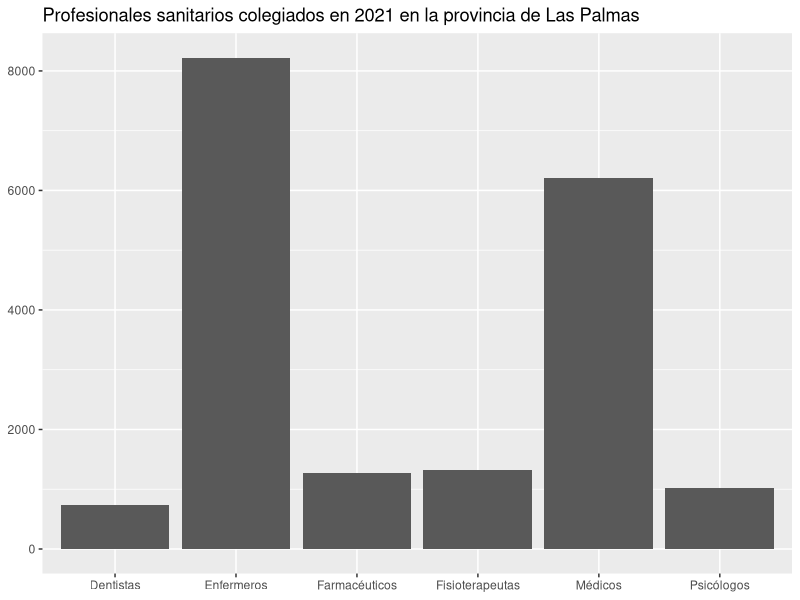
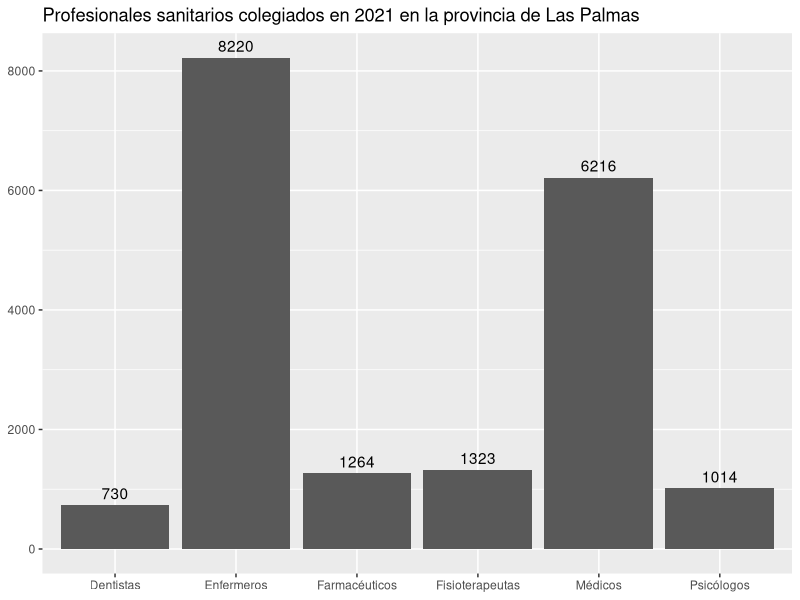
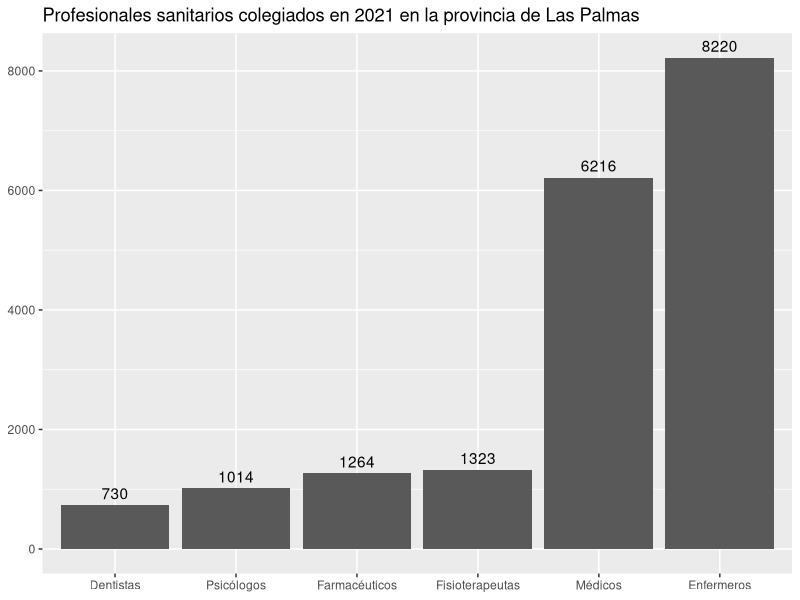
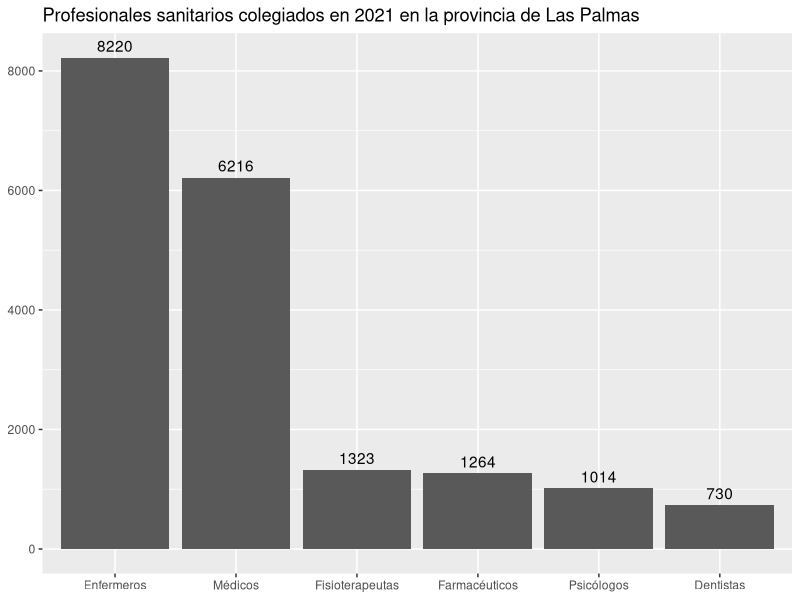
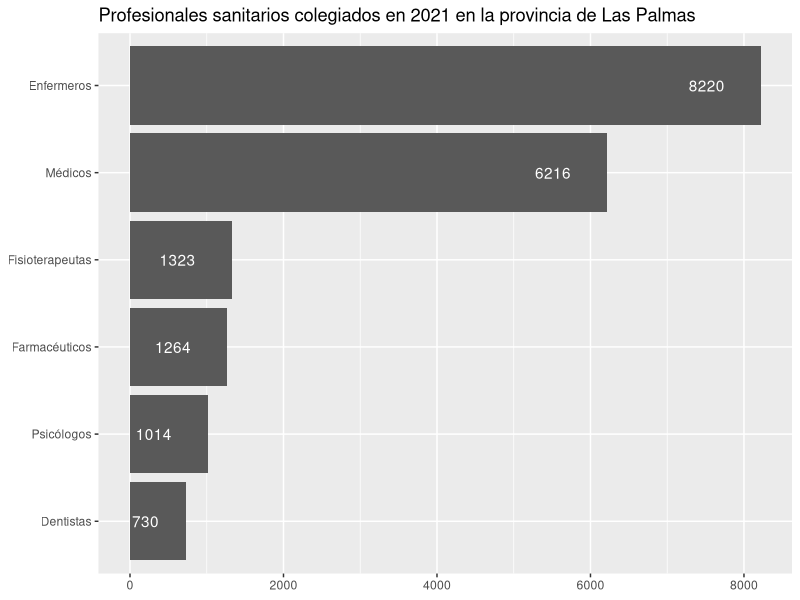
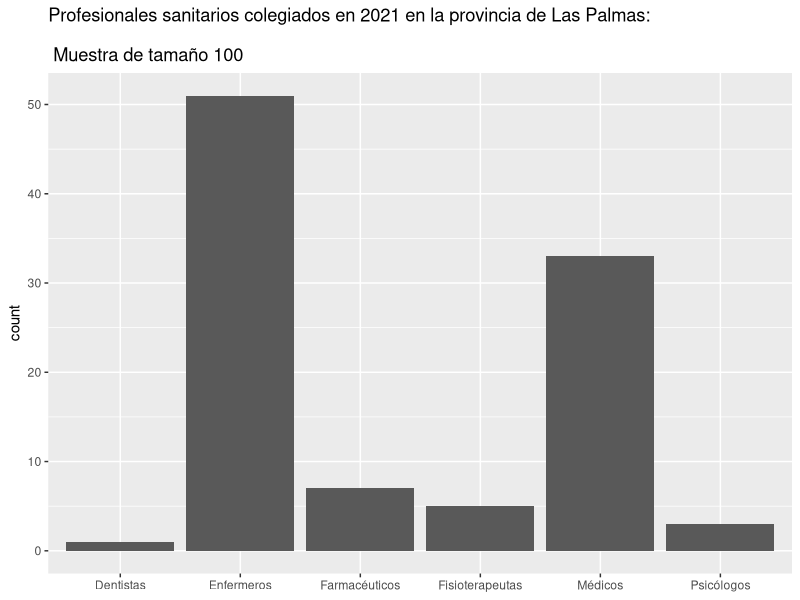
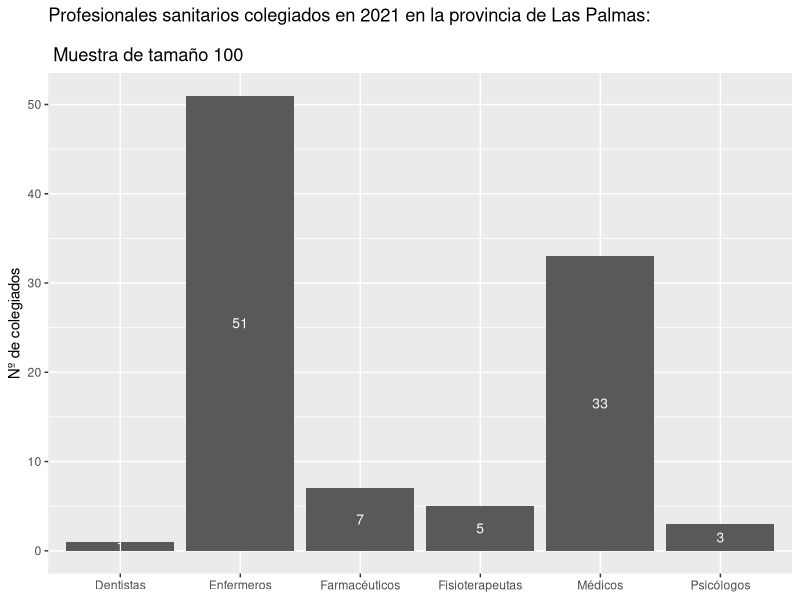
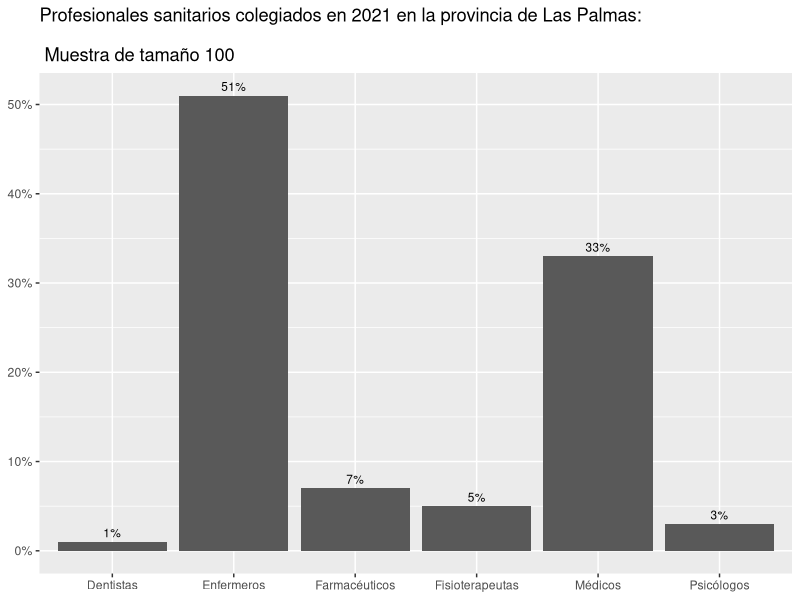

R code for these plots, in order:
## ---- chunk 1
knitr::opts_chunk$set(echo = TRUE, warning = FALSE, message = FALSE)
## ---- chunk 2
library(ggplot2)
library(tibble)
library(scales)
library(cowplot)
## ---- chunk 3
titulo <- c("Médicos", "Dentistas", "Farmacéuticos", 
           "Psicólogos", "Enfermeros", "Fisioterapeutas")

colegiados <- c(6216, 730, 1264, 1014, 8220, 1323)


Tabla <- tibble(
  rank = 1:6,
  titulo <- c("Médicos", "Dentistas", "Farmacéuticos", 
              "Psicólogos", "Enfermeros", "Fisioterapeutas"),
  colegiados <- c(6216, 730, 1264, 1014, 8220, 1323)
)

Tabla
## ---- chunk 4
ggplot(
  Tabla,
  aes(
    x =  titulo, 
    y = colegiados)) +
  geom_col() +
  ggtitle("Profesionales sanitarios colegiados en 2021 en la provincia de Las Palmas") +
  xlab(NULL) +
  ylab(NULL)
  
 # Añadiendo las etiquetas de datos 
  ggplot(
    Tabla,
    aes(
      x =  titulo, 
      y = colegiados)) +
  geom_col() +
  geom_text(aes(label = colegiados), vjust = -0.5) +
  ggtitle("Profesionales sanitarios colegiados en 2021 en la provincia de Las Palmas") +
  xlab(NULL) +
  ylab(NULL)
## ---- chunk 5
ggplot(Tabla, 
       aes(x = reorder(titulo, colegiados), 
           y = colegiados )) + 
  geom_col() +
  geom_text(aes(label = colegiados), vjust = -0.5) +
  ggtitle("Profesionales sanitarios colegiados en 2021 en la provincia de Las Palmas") +
  xlab(NULL) +
  ylab(NULL)


ggplot(Tabla, 
       aes(x = reorder(titulo, -colegiados), 
           y = colegiados )) + 
  geom_col() +
  geom_text(aes(label = colegiados), vjust = -0.5) +
  ggtitle("Profesionales sanitarios colegiados en 2021 en la provincia de Las Palmas") +
  xlab(NULL) +
  ylab(NULL)
## ---- chunk 6
ggplot(Tabla, 
       aes(x = reorder(titulo, colegiados), 
           y = colegiados )) + 
  geom_col() +
  geom_text(aes(label = colegiados), hjust = 2, colour="white") +
  ggtitle("Profesionales sanitarios colegiados en 2021 en la provincia de Las Palmas") +
  coord_flip()+
  xlab(NULL) +
  ylab(NULL)
## ---- chunk 7
set.seed(1234)
prof.sanita <- sample(titulo, 100, replace=TRUE, prob=colegiados/sum(colegiados))

DF <-data.frame(prof.sanita)
## ---- chunk 8
ggplot(DF, aes(x = prof.sanita)) + # y no está definida en el aesthetic
  geom_bar() +
  ggtitle("Profesionales sanitarios colegiados en 2021 en la provincia de Las Palmas: 
          \n Muestra de tamaño 100") +
  xlab(NULL)

# Con etiquetas de valores
ggplot(data = DF, aes(x = prof.sanita)) +
  geom_bar(stat = "count") +
  ggtitle("Profesionales sanitarios colegiados en 2021 en la provincia de Las Palmas: 
          \n Muestra de tamaño 100") +
  stat_count(geom = "text", colour = "white", size = 3.5,
             aes(label = ..count..),position=position_stack(vjust=0.5)) +
  xlab(NULL) +
  ylab("Nº de colegiados")

# Con etiquetas de valores en porcentajes

  ggplot(data = DF, aes(x = prof.sanita, 
                            y = prop.table(stat(count)), 
                            label = scales::percent(prop.table(stat(count))))) +
    geom_bar(position = "dodge") + 
    ggtitle("Profesionales sanitarios colegiados en 2021 en la provincia de Las Palmas: 
          \n Muestra de tamaño 100") +
    geom_text(stat = 'count',
              position = position_dodge(.9), 
              vjust = -0.5, 
              size = 3) + 
    scale_y_continuous(labels = scales::percent) +
    xlab(NULL) +
    ylab(NULL)
    
## ---- chunk 9
library(haven)
HD <- read_dta("healthdisparities.dta")

HD$gender <- factor(HD$gender,
                    levels = c(1,2),
                    labels = c("Male", "Female"))

HD$race <- factor(HD$race,
                    levels = c(1:7),
                    labels = c("latino", "pacific islander", "american Indian",
                               "asian", "african American", "white", "otros"))

HD$poverty <- factor(HD$poverty,
                    levels = c(1, 0),
                    labels = c("Yes", "No"))

HD$doctor <- factor(HD$doctor,
                     levels = c(1, 0),
                     labels = c("Yes", "No"))

HD$racecat <- factor(HD$racecat,
                    levels = c(1:3),
                    labels = c("White non-Hispanic", "Hispanic", "All other races"))

HD$urban <- factor(HD$urban,
                    levels = c(1, 0),
                    labels = c("Urban", "Rural"))

# DF$race <- ordered( , levels = c(, labels = c())
## ---- chunk 10
ggplot(HD, aes(poverty)) +
  geom_bar() +
  xlab("Poverty") +
  ylab(NULL)
## ---- chunk 11
ggplot(HD, aes(poverty, fill = doctor)) +
  geom_bar() +
  xlab("Poverty") +
  ylab(NULL)
## ---- chunk 12

legend_title <- c("People reported visit a doctor \n during the last 12 months")

ggplot(HD, aes(poverty, fill = doctor)) +
  geom_bar(position = "dodge") +
  ggtitle("Poverty and access to health care") +
  xlab("Poverty") +
  ylab(NULL) +
  scale_fill_manual(legend_title,
                  values=c("orange","red"))
## ---- chunk 13
p1 <- ggplot(HD, aes(poverty, fill = doctor)) +
  geom_bar(position = "fill") +
  ggtitle("Poverty and access to health care") +
  xlab("Poverty") +
  ylab(NULL) +
  scale_fill_manual(legend_title,
                    values=c("orange","red"))

p2 <-ggplot(HD, aes(poverty, fill = doctor)) +
  geom_bar(position = "fill") +
  scale_y_continuous(labels = percent) +
  ggtitle("Poverty and access to health care") +
  xlab("Poverty") +
  ylab(NULL) +
  scale_fill_manual(legend_title,
                    values=c("orange","red"))
plot_grid(p1,p2)
## ---- chunk 14
ggplot(HD, aes(poverty, fill = doctor)) +
  geom_bar(stat = "count") +
  stat_count(geom = "text", colour = "white", size = 3.5,
             aes(label = ..count..),
             position=position_stack(vjust=0.5)) +
  ggtitle("Poverty and access to health care") +
  xlab("Poverty") +
  ylab(NULL)
## ---- chunk 15
ggplot(HD, aes(x = poverty, 
               y = prop.table(stat(count)), 
               fill = doctor, 
               label = scales::percent(prop.table(stat(count))))) +
  geom_bar(aes(y = (..count..)/sum(..count..))) + 
  geom_text(stat = 'count',
            position = position_stack(.5), 
            vjust = -0.1, 
            size = 3) + 
  scale_y_continuous(labels = scales::percent) + 
  ggtitle("Poverty and access to health care") +
  xlab("Poverty") +
  ylab(NULL) +
  scale_fill_manual(legend_title,
                    values=c("darksalmon","brown1")) +
  theme_bw() +
  theme(legend.position = "top")+
  facet_grid(~gender)

legend_title <- c("People reported visit a doctor during the last 12 months")

ggplot(HD, aes(x = poverty, 
               y = prop.table(stat(count)), 
               fill = doctor, 
               label = scales::percent(prop.table(stat(count))))) +
  geom_bar(aes(y = (..count..)/sum(..count..))) + 
  geom_text(stat = 'count',
            position = position_stack(.5), 
            vjust = -0.1, 
            size = 3) + 
  scale_y_continuous(labels = scales::percent) + 
  ggtitle("Poverty and access to health care") +
  xlab("Poverty") +
  ylab(NULL) +
  scale_fill_manual(legend_title,
                    values=c("darksalmon","brown1")) +
  theme_bw() +
  theme(legend.position = "top") +
  facet_grid(urban~gender)
## ---- chunk 16
ggplot(HD, aes(x = age)) +
  geom_histogram()

# Indicando unos límites concreto en el eje x
ggplot(HD, aes(x = age)) +
geom_histogram(fill="orange", colour="black") +
  scale_x_continuous(limits = c(18, 85), 
                     breaks = c(18, seq(25,85,5))) +
  ylab(NULL)

## ---- chunk 17
ggplot(HD, aes(x = age)) + 
  geom_histogram(aes(y = ..density..),
                 colour = "black", fill = "orange") +
  geom_density(lwd = 1,
               linetype = 1,
               colour = "black")
## ---- chunk 18
ggplot(HD, aes(x = age)) +
  geom_histogram(binwidth = 1, fill="orange", colour="black") +
scale_x_continuous(limits = c(18, 85), 
                   breaks = c(18, seq(25,85,5))) +
  ylab(NULL)

ggplot(HD, aes(x = age)) +
  geom_histogram(bins = 20, fill="orange", colour="black") +
  scale_x_continuous(limits = c(18, 85), 
                     breaks = c(18, seq(25,85,5))) +
  ylab(NULL)

## ---- chunk 19

ggplot(HD, aes(x = poverty, y = age )) +
  geom_boxplot() +
  scale_y_continuous(limits = c(18, 85), 
                     breaks = c(18, seq(25,85,5))) +
  ggtitle("Distribution of age by poverty situation") +
  ylab("Age") +
  xlab("Poverty")
 
ggplot(HD, aes(x = poverty, y = age )) +
  geom_boxplot() +
  scale_y_continuous(limits = c(18, 85), 
                     breaks = c(18, seq(25,85,5))) +
  ggtitle("Distribution of age by poverty situation") +
  ylab("Age") +
  xlab("Poverty") +
  geom_jitter(aes(x = poverty, y = age), 
              size = 2,
              alpha = 0.5,
              width = 0.1)

## ---- chunk 20
ggplot(HD, aes(x = poverty, y = age )) +
  geom_violin( aes(x = poverty, y = age ,fill=poverty), alpha=0.5) +
  scale_y_continuous(limits = c(18, 85), 
                     breaks = c(18, seq(25,85,5))) +
  ggtitle("Distribution of age by poverty situation") +
  ylab("Age") +
  xlab("Poverty") +
  geom_jitter(aes(x = poverty, y = age), 
              size = 2,
              alpha = 0.5,
              width = 0.1) +
  theme(legend.position = "none")
## ---- chunk 21
library(haven)
HR <- read_dta("heartrate.dta")

ggplot(data = HR, aes(x = heartrte1, y = heartrte2)) + 
  geom_point() +
  scale_x_continuous(limits = c(40, 130), 
                     breaks = seq(40, 130,10)) +
  scale_y_continuous(limits = c(40, 130), 
                     breaks = seq(40, 130,10)) +
  xlab("Examen 1 \n Latidos por minuto") +
  ylab("Examen 2 \n Latidos por minuto")
## ---- chunk 22
ggplot(data = HR, aes(x = heartrte1, y = heartrte2)) + 
  geom_point() +
  geom_smooth(method = lm, se = TRUE) +
  scale_x_continuous(limits = c(40, 130), 
                     breaks = seq(40, 130,10)) +
  scale_y_continuous(limits = c(40, 130), 
                     breaks = seq(40, 130,10)) +
  xlab("Examen 1 \n Latidos por minuto") +
  ylab("Examen 2 \n Latidos por minuto")


ggplot(data = HR, aes(x = heartrte1, y = heartrte2)) + 
  geom_point() +
  geom_smooth(method = loess, se = TRUE) +
  scale_x_continuous(limits = c(40, 130), 
                     breaks = seq(40, 130,10)) +
  scale_y_continuous(limits = c(40, 130), 
                     breaks = seq(40, 130,10)) +
  xlab("Examen 1 \n Latidos por minuto") +
  ylab("Examen 2 \n Latidos por minuto")
## ---- chunk 23
HR$sex <- factor(HR$sex,
                    levels = c(1,2),
                    labels = c("Hombre", "Mujer"))

ggplot(data = HR, aes(x = heartrte1, y = heartrte2, color = sex)) + 
  geom_point() +
  scale_x_continuous(limits = c(40, 130), 
                     breaks = seq(40, 130,10)) +
  scale_y_continuous(limits = c(40, 130), 
                     breaks = seq(40, 130,10)) +
  xlab("Examen 1 \n Latidos por minuto") +
  ylab("Examen 2 \n Latidos por minuto") +
  theme(legend.title = element_blank())

# Con ajuste lineal
ggplot(HR, aes(heartrte1, heartrte2, colour = sex)) +
  geom_point() +
  geom_smooth(se = FALSE, method = lm) +
  scale_x_continuous(limits = c(40, 130), 
                     breaks = seq(40, 130,10)) +
  scale_y_continuous(limits = c(40, 130), 
                     breaks = seq(40, 130,10)) +
  xlab("Examen 1 \n Latidos por minuto") +
  ylab("Examen 2 \n Latidos por minuto") +
  theme(legend.title = element_blank(), 
        legend.position = c(0.1, 0.8)) 
